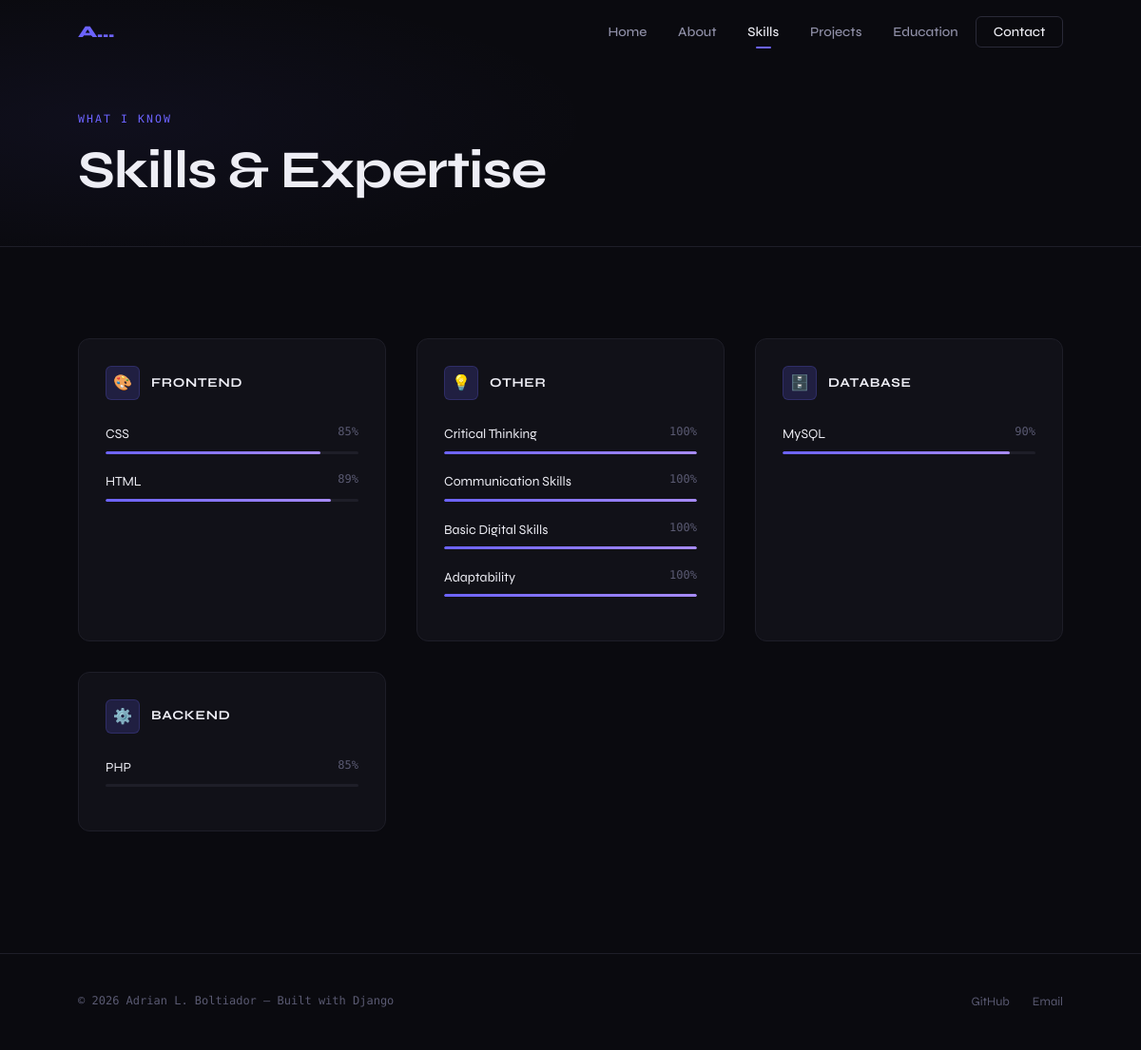
Screenshot of /skills/ with the database file from the repository.
### bolt_app/models.py (models this page shows, shortened)
class Profile(models.Model):
    name = models.CharField(max_length=100)
    tagline = models.CharField(max_length=200)
    bio = models.TextField()
    career_goals = models.TextField()
    profile_photo = models.ImageField(upload_to='profile/', blank=True, null=True)
    email = models.EmailField()
    github_url = models.URLField(blank=True)
    linkedin_url = models.URLField(blank=True)
    twitter_url = models.URLField(blank=True)
    resume = models.FileField(upload_to='resume/', blank=True, null=True)
    class Meta:
        verbose_name = 'Profile'

class Skill(models.Model):
    CATEGORY_CHOICES = [
        ('frontend', 'Frontend'),
        ('backend', 'Backend'),
        ('database', 'Database'),
        ('devops', 'DevOps'),
        ('tools', 'Tools'),
        ('other', 'Other'),
    ]
    name = models.CharField(max_length=100)
    category = models.CharField(max_length=50, choices=CATEGORY_CHOICES, default='other')
    proficiency = models.IntegerField(default=80, help_text='Proficiency level 0-100')
    order = models.IntegerField(default=0)
    class Meta:
        ordering = ['order', 'name']

### bolt_app/views.py (the view)
# urls.py: path('skills/', views.skills, name='skills'),
def skills(request):
    profile = get_profile()
    all_skills = Skill.objects.all()
    skill_categories = {}
    for skill in all_skills:
        category = skill.get_category_display()
        if category not in skill_categories:
            skill_categories[category] = []
        skill_categories[category].append(skill)
    context = {
        'profile': profile,
        'skill_categories': skill_categories,
        'active_page': 'skills',
    }
    return render(request, 'bolt_app/skills.html', context)

### bolt_app/views.py (called while the page is built)
def get_profile():
    return Profile.objects.first()

### bolt_app/templates/bolt_app/skills.html (shortened to what this page needs)
{% extends 'bolt_app/base.html' %}
{% load static %}
{% block content %}
<div class="page-hero">
  <div class="page-hero-bg"></div>
  <div class="container" style="position:relative;">
    <span class="section-label">What I know</span>
    <h1 style="font-size:clamp(2rem,5vw,3.5rem); letter-spacing:-0.02em;">Skills &amp; Expertise</h1>
  </div>
</div>
<section class="section">
  <div class="container">
    {% if skill_categories %}
    <div class="skills-grid">
      {% for category, skills in skill_categories.items %}
      <div class="skill-category">
        <div class="skill-cat-header">
          <div class="skill-cat-icon">
            {% if category == 'Frontend' %}🎨
            {% elif category == 'Backend' %}⚙️
            {% elif category == 'Database' %}🗄️
            {% elif category == 'DevOps' %}🚀
            {% elif category == 'Tools' %}🛠️
            {% else %}💡{% endif %}
          </div>
          <span class="skill-cat-name">{{ category }}</span>
        </div>
        {% for skill in skills %}
        <div class="skill-item">
          <div class="skill-info">
            <span class="skill-name">{{ skill.name }}</span>
            <span class="skill-pct">{{ skill.proficiency }}%</span>
          </div>
          <div class="skill-bar">
            <div class="skill-fill" data-width="{{ skill.proficiency }}" style="width:0%"></div>
          </div>
        </div>
        {% endfor %}
      </div>
      {% endfor %}
    </div>
    {% else %}
    <p style="color:var(--text-3); font-family:var(--font-mono); font-size:0.875rem;">
      No skills added yet. Add skills in the admin panel.
    </p>
    {% endif %}
  </div>
</section>
{% endblock %}

### bolt_app/templates/bolt_app/base.html (shortened to what this page needs)
{% load static %}
<!DOCTYPE html>
<html lang="en">
<head>
  <link rel="stylesheet" href="{% static 'bolt_app/css/style.css' %}" />
</head>
<body>
  <header class="nav" id="nav">
    <div class="nav-inner">
      <a href="{% url 'home' %}" class="nav-logo">
        {% if profile %}<span>{{ profile.name|truncatechars:2 }}{% else %}<span>/</span>Portfolio{% endif %}
      </a>
      <nav>
        <ul class="nav-links" id="navLinks">
          <li><a href="{% url 'home' %}"      {% if active_page == 'home'      %}class="active"{% endif %}>Home</a></li>
          <li><a href="{% url 'about' %}"     {% if active_page == 'about'     %}class="active"{% endif %}>About</a></li>
          <li><a href="{% url 'skills' %}"    {% if active_page == 'skills'    %}class="active"{% endif %}>Skills</a></li>
          <li><a href="{% url 'projects' %}"  {% if active_page == 'projects'  %}class="active"{% endif %}>Projects</a></li>
          <li><a href="{% url 'education' %}" {% if active_page == 'education' %}class="active"{% endif %}>Education</a></li>
          <li><a href="{% url 'contact' %}"   class="nav-cta {% if active_page == 'contact' %}active{% endif %}">Contact</a></li>
        </ul>
      </nav>
    </div>
  </header>
  <main>
    {% block content %}{% endblock %}
  </main>
  <footer class="footer">
    <div class="footer-inner">
      <p class="footer-copy">
        &copy; {% now "Y" %} {% if profile %}{{ profile.name }}{% else %}Portfolio{% endif %} — Built with Django
      </p>
      <nav class="footer-links">
        {% if profile.github_url   %}<a href="{{ profile.github_url }}"   target="_blank" rel="noopener">GitHub</a>{% endif %}
        {% if profile.email        %}<a href="mailto:{{ profile.email }}">Email</a>{% endif %}
      </nav>
    </div>
  </footer>
</body>
</html>

### rows the page displays
Profile: name "A…", name "Adrian L. Boltiador"
Skill: category "FRONTEND", name "CSS", proficiency "85"
Skill: name "HTML", proficiency "89"
Skill: category "OTHER", name "Critical Thinking", proficiency "100"
Skill: name "Communication Skills", proficiency "100"
Skill: name "Basic Digital Skills", proficiency "100"
Skill: name "Adaptability", proficiency "100"
Skill: category "DATABASE", name "MySQL", proficiency "90"
Skill: category "BACKEND", name "PHP", proficiency "85"
